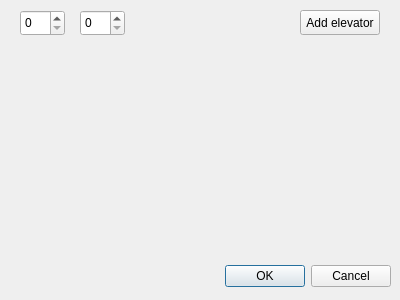
<?xml version="1.0" encoding="UTF-8"?>
<ui version="4.0">
 <class>Settings</class>
 <widget class="QDialog" name="Settings">
  <property name="geometry">
   <rect>
    <x>0</x>
    <y>0</y>
    <width>400</width>
    <height>300</height>
   </rect>
  </property>
  <property name="windowTitle">
   <string>Dialog</string>
  </property>
  <widget class="QDialogButtonBox" name="buttonBox">
   <property name="geometry">
    <rect>
     <x>10</x>
     <y>260</y>
     <width>381</width>
     <height>32</height>
    </rect>
   </property>
   <property name="orientation">
    <enum>Qt::Horizontal</enum>
   </property>
   <property name="standardButtons">
    <set>QDialogButtonBox::Cancel|QDialogButtonBox::Ok</set>
   </property>
  </widget>
  <widget class="QSpinBox" name="minFloorInput">
   <property name="geometry">
    <rect>
     <x>20</x>
     <y>10</y>
     <width>45</width>
     <height>26</height>
    </rect>
   </property>
  </widget>
  <widget class="QSpinBox" name="maxFloorInput">
   <property name="geometry">
    <rect>
     <x>80</x>
     <y>10</y>
     <width>45</width>
     <height>26</height>
    </rect>
   </property>
  </widget>
  <widget class="QPushButton" name="addElevatorButton">
   <property name="geometry">
    <rect>
     <x>300</x>
     <y>10</y>
     <width>80</width>
     <height>25</height>
    </rect>
   </property>
   <property name="text">
    <string>Add elevator</string>
   </property>
  </widget>
 </widget>
 <resources/>
 <connections>
  <connection>
   <sender>buttonBox</sender>
   <signal>accepted()</signal>
   <receiver>Settings</receiver>
   <slot>accept()</slot>
   <hints>
    <hint type="sourcelabel">
     <x>248</x>
     <y>254</y>
    </hint>
    <hint type="destinationlabel">
     <x>157</x>
     <y>274</y>
    </hint>
   </hints>
  </connection>
  <connection>
   <sender>buttonBox</sender>
   <signal>rejected()</signal>
   <receiver>Settings</receiver>
   <slot>reject()</slot>
   <hints>
    <hint type="sourcelabel">
     <x>316</x>
     <y>260</y>
    </hint>
    <hint type="destinationlabel">
     <x>286</x>
     <y>274</y>
    </hint>
   </hints>
  </connection>
 </connections>
</ui>
